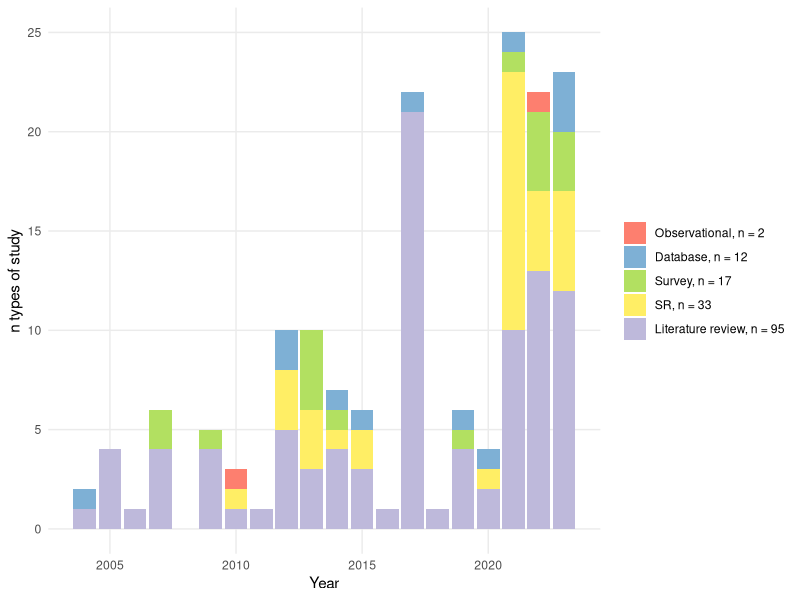
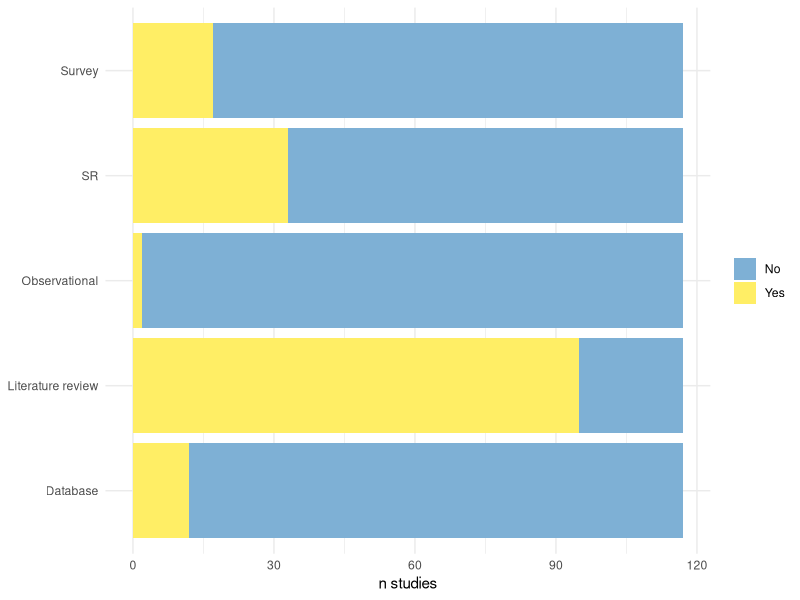
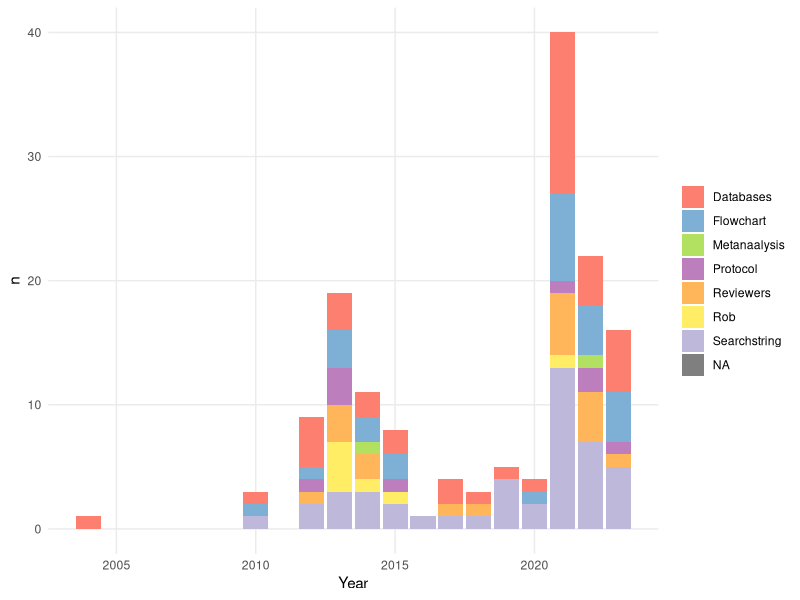
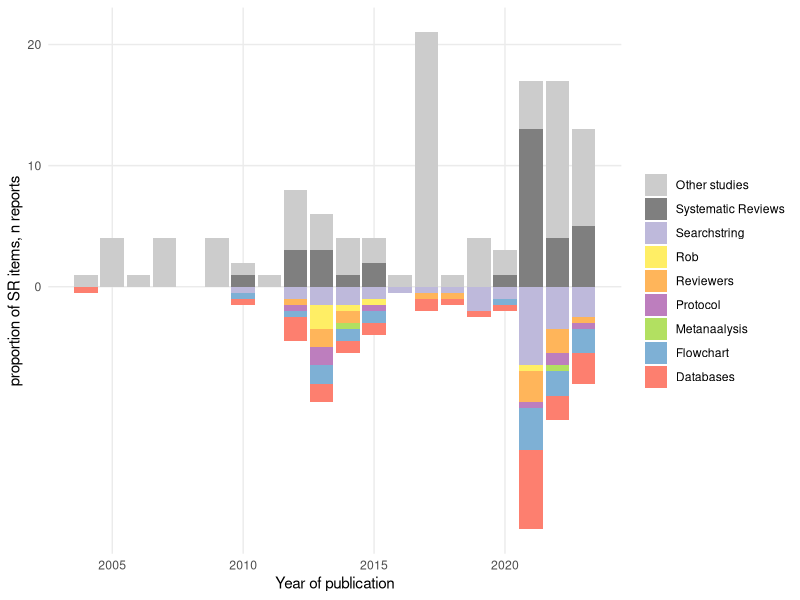

The R script that drew these images, in order:
## ---- chunk 1
knitr::opts_chunk$set(echo = FALSE, message=FALSE, warning=FALSE)
## ---- chunk 2
library(tidyr)
library(stringr)
library(dplyr)
library(ggplot2)
library(readxl)
library(kableExtra)
library(knitr)
## ---- chunk 3
DataExtractionTable <- read_excel("DataExtractionTable_JL.xlsx")
## ---- chunk 4
data<-DataExtractionTable%>%
 mutate(across(c(everything(), -c(StudyId,G_Country,G_Year_Pub,TS_SR_n,TS_other,SR_n_databases,comments)), ~ifelse(.=="yes",TRUE,FALSE)))%>%
 mutate(across(c(everything(), -c(StudyId,G_Country,G_Year_Pub,TS_SR_n,TS_other,SR_n_databases,comments)), ~ifelse(is.na(.),FALSE,.)))
## ---- chunk 5
data_summary_studytype<-data %>%
  select(StudyId,G_Year_Pub,starts_with("TS_"),-c(TS_SR_n,TS_other)) %>% 
  pivot_longer(cols = starts_with("TS_")) %>% 
  filter(value==T) %>% 
  group_by(G_Year_Pub,name) %>% 
  count() %>% 
  ungroup() %>% 
  group_by(name) %>% mutate(n_per_studytype=sum(n)) %>% ungroup() %>% 
  group_by(G_Year_Pub) %>% mutate(n_per_year=sum(n)) %>% ungroup() %>% 
  mutate(name=gsub("TS_","",name),
         name=gsub("SR_yn","SR",name),
         name=gsub("Literature_review","Literature review",name),
         name_label=paste0(name,", n = ",n_per_studytype)) 

data_summary_studytype %>% 
  select(name,n_per_studytype) %>% 
  unique() %>% 
  arrange(-n_per_studytype) %>% 
  rbind(.,cbind(name="Total reports",n_per_studytype=nrow(DataExtractionTable))) %>% 
  rename(`Study type`=name,
         n=n_per_studytype) %>% 
  kbl() %>% 
  kable_styling(full_width = F,position ="left")
## ---- chunk 6
data_summary_studytype %>% 
  ggplot(aes(x=G_Year_Pub,y=n))+
  geom_bar(stat="identity",aes(fill=reorder(name_label,n_per_studytype)))+
  theme_minimal()+
  theme(
    legend.title = element_blank(),
    panel.grid.minor = element_blank()
  )+
  scale_fill_manual(values=c("#fd7f6f", "#7eb0d5", "#b2e061",  "#ffee65", "#beb9db"))+
  labs(x="Year",y="n types of study")
## ---- chunk 7
data_summary_studytype %>% 
  mutate(n_withoutstudy=nrow(DataExtractionTable)-n_per_studytype,
    proportion_studypresent=n_per_studytype/nrow(DataExtractionTable),
         proportion_study_notpresent=1-proportion_studypresent) %>% 
  select(name,n_per_studytype,name_label,proportion_studypresent,proportion_study_notpresent,n_withoutstudy) %>% 
  unique()  %>% 
  pivot_longer(cols=c(n_per_studytype,n_withoutstudy),names_to="studypresent",values_to="proportion") %>%  
  mutate(studypresent=ifelse(studypresent=="n_per_studytype","Yes","No")) %>% 
  ggplot(aes(y=name,x=proportion))+
  geom_col(position="stack",aes(fill=studypresent))+
  theme_minimal()+
  theme(axis.title.y = element_blank(),
        legend.title = element_blank())+
  scale_fill_manual(values=c("#7eb0d5", "#ffee65"))+
  labs(x="n studies")
## ---- chunk 8
data_summary_SRs<-data %>% 
  select(G_Year_Pub,starts_with("SR_"),-SR_n_databases) %>% 
  pivot_longer(!G_Year_Pub) %>% 
  mutate(value=ifelse(value==T,1,0)) %>% 
  group_by(G_Year_Pub,name,value) %>% 
  summarise(n=sum(value)) %>% 
  ungroup() %>% 
  filter(value==1) %>% 
  group_by(name) %>% mutate(n_per_studytype=sum(n)) %>% ungroup() %>% 
  group_by(G_Year_Pub) %>% mutate(n_per_year=sum(n)) %>% ungroup()
  
data_summary_SRs %>% 
select(name,n_per_studytype) %>% 
  unique() %>% 
  arrange(-n_per_studytype) %>% 
  mutate(name=gsub("SR_","",name),
         name=str_to_sentence(name),
         name=gsub("Searchstring","Search string",name),
         name=gsub("Metanaalysis","Meta-analysis",name)
         ) %>% 
  rbind(.,cbind(name="Total reports",n_per_studytype=nrow(DataExtractionTable))) %>% 
  rename(`Study type`=name,
         n=n_per_studytype) %>% 
  kbl() %>% 
  kable_styling(full_width = F,position ="left")
## ---- chunk 9
data_summary_SRs %>% 
  select(G_Year_Pub,name,n) %>% 
  merge(.,data %>% group_by(G_Year_Pub) %>% count() %>% rename(n_studies_per_year=n),by="G_Year_Pub",all.y=T) %>% 
  group_by(G_Year_Pub) %>% mutate(count_col_label=1:n()) %>% ungroup() %>% 
  mutate(count_col_label=ifelse(count_col_label==1,n_studies_per_year,NA),
         name=gsub("SR_","",name), 
         name=str_to_sentence(name)) %>% 
  ggplot(aes(x=G_Year_Pub))+
  # geom_col(aes(y=count_col_label))+
  geom_col(aes(y=n,fill=name))+
  theme_minimal()+
  theme(
    panel.grid.minor = element_blank(),
    legend.title = element_blank()
  )+
  scale_fill_manual(values=c("#fd7f6f", "#7eb0d5", "#b2e061", "#bd7ebe", "#ffb55a", "#ffee65", "#beb9db"))+
  labs(x="Year")
## ---- chunk 10
upper_plot_data<-data_summary_SRs %>% 
  rename(nSR_per_year=n_per_year,
         nSR_oer_item=n_per_studytype) %>% 
  mutate(name=gsub("SR_","",name), 
         name=str_to_sentence(name))


lower_plot_data<-data %>% 
  group_by(G_Year_Pub,TS_SR_yn) %>% 
  count() %>% 
  mutate(TS_SR_yn=ifelse(TS_SR_yn==T,"Systematic Reviews","Other studies"))


ggplot()+
  geom_bar(data=upper_plot_data,aes(x=G_Year_Pub,y=-n/2,fill=name),stat="identity")+
  geom_bar(data=lower_plot_data,aes(x=G_Year_Pub,y=n,fill=TS_SR_yn),stat="identity")+   scale_fill_manual(values=c("Databases"="#fd7f6f",
                             "Flowchart"= "#7eb0d5",
                             "Metanaalysis"= "#b2e061",
                             "Protocol"= "#bd7ebe",
                             "Reviewers"= "#ffb55a",
                             "Rob"= "#ffee65",
                             "Searchstring"= "#beb9db",
                             "Systematic Reviews"="gray50",
                             "Other studies"="gray80"),
                             breaks=c("Other studies",
"Systematic Reviews",
"Searchstring",
"Rob",
"Reviewers",
"Protocol",
"Metanaalysis",
"Flowchart",
"Databases"

))+  theme_minimal()+
  theme(
    panel.grid.minor = element_blank(),
    legend.title = element_blank()
  )+
  scale_y_continuous(breaks=c(0,10,20))+
  labs(y="proportion of SR items, n reports",x="Year of publication")

## ---- chunk 11
databases_SR_n<-pull(data %>% 
  select(SR_n_databases) %>% 
  drop_na())
